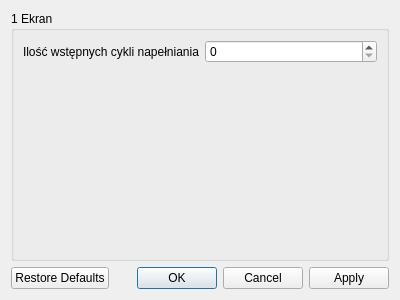
<?xml version="1.0" encoding="UTF-8"?>
<ui version="4.0">
 <class>UstawieniaTestu</class>
 <widget class="QDialog" name="UstawieniaTestu">
  <property name="geometry">
   <rect>
    <x>0</x>
    <y>0</y>
    <width>400</width>
    <height>300</height>
   </rect>
  </property>
  <property name="windowTitle">
   <string>Dialog</string>
  </property>
  <layout class="QVBoxLayout" name="verticalLayout">
   <item>
    <widget class="QGroupBox" name="groupBox">
     <property name="title">
      <string>1 Ekran</string>
     </property>
     <layout class="QFormLayout" name="formLayout">
      <item row="0" column="0">
       <widget class="QLabel" name="lInitializeCycle">
        <property name="text">
         <string>Ilość wstępnych cykli napełniania</string>
        </property>
       </widget>
      </item>
      <item row="0" column="1">
       <widget class="QSpinBox" name="sBCykle"/>
      </item>
     </layout>
    </widget>
   </item>
   <item>
    <widget class="QDialogButtonBox" name="buttonBox">
     <property name="orientation">
      <enum>Qt::Horizontal</enum>
     </property>
     <property name="standardButtons">
      <set>QDialogButtonBox::Apply|QDialogButtonBox::Cancel|QDialogButtonBox::Ok|QDialogButtonBox::RestoreDefaults</set>
     </property>
    </widget>
   </item>
  </layout>
 </widget>
 <resources/>
 <connections>
  <connection>
   <sender>buttonBox</sender>
   <signal>accepted()</signal>
   <receiver>UstawieniaTestu</receiver>
   <slot>accept()</slot>
   <hints>
    <hint type="sourcelabel">
     <x>248</x>
     <y>254</y>
    </hint>
    <hint type="destinationlabel">
     <x>157</x>
     <y>274</y>
    </hint>
   </hints>
  </connection>
  <connection>
   <sender>buttonBox</sender>
   <signal>rejected()</signal>
   <receiver>UstawieniaTestu</receiver>
   <slot>reject()</slot>
   <hints>
    <hint type="sourcelabel">
     <x>316</x>
     <y>260</y>
    </hint>
    <hint type="destinationlabel">
     <x>286</x>
     <y>274</y>
    </hint>
   </hints>
  </connection>
 </connections>
</ui>
